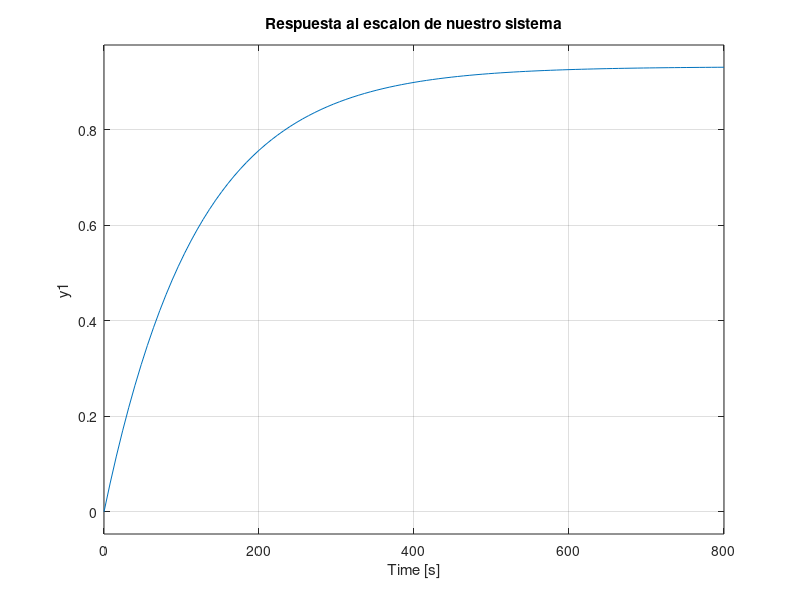

Reproduce this figure in MATLAB.
% Trabajo_Integrador_SistControl_I
% Obtencion de funcion de transferencia
% Variables
% R=Resistencia Térmica
% C=Capacitancia Térmica
% m=Masa de aire contenida en el horno
% c=Calor especifico del aire a T° Ambiente

% Teniendo de referencia el horno Top100/R el cuales tiene las siguientes
% caracteristicas:
% Ø=d=480mm,h=570mm ,V=100


R=13.85;
h=0.57;
d=0.48;
r=d/2;


v=pi*(r^2)*h %Volumen de un cilindro
m=1.225*v; %DensidadAire*Volumen
C=m*1015



s=tf('s');
G=(R*C*s)+1;
Gaux=R/G

disp('Funcion de transferencia lazo abierto');

FTLA=Gaux

disp('Funcion de transferencia lazo cerrado');

FTLC=minreal(feedback(Gaux,1))


%Respuesta transitoria
step(FTLC)
title('Respuesta al escalon de nuestro sistema')

%Error estado estable
